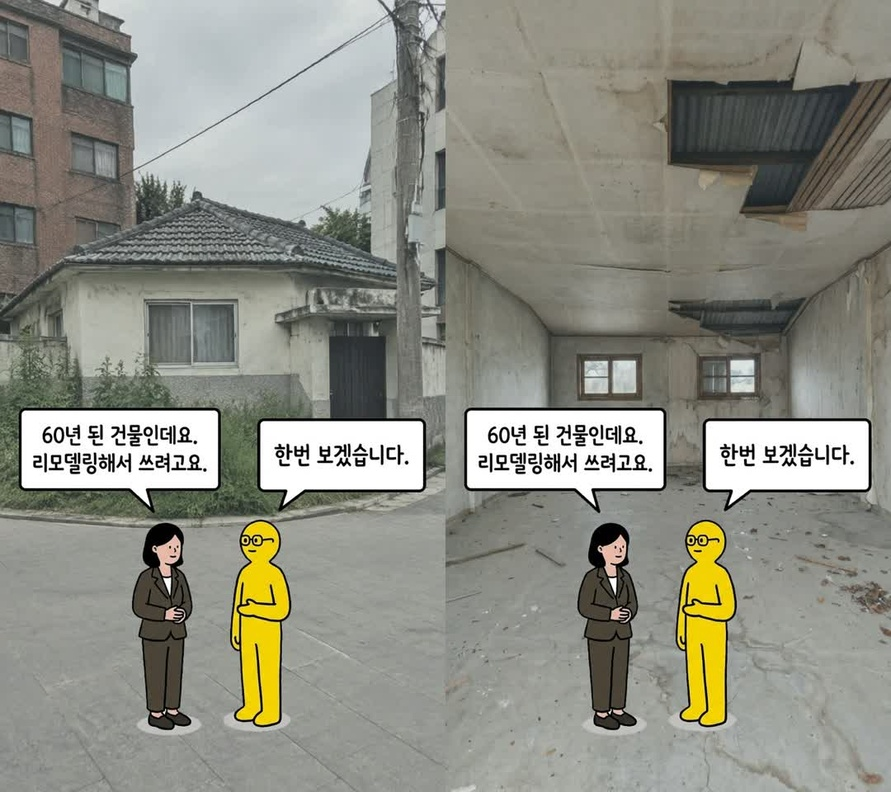
#> input picture shorts/comp/test_compare.jpg, 891 x 792 px, shrunk from 1080 x 960 before the run
$ python cutout.py test_compare.jpg s1_ext.jpg
#> lines starting #> are read from the running program, lines starting #| are printed output that depends on the picture; after the words box and inside, x2 and y2 are one past the last pixel; in counts of white or black regions, pixels touching at a corner belong together
import sys
from PIL import Image, ImageDraw, ImageFilter
import numpy as np

src, out = sys.argv[1], sys.argv[2]
im = Image.open(src).convert("RGB")
#> im is the input picture: PIL image 891x792 RGB; mean R, G, B 141.4, 142.1, 131.8
w, h = im.size
#> w = 891; h = 792
key = im.copy()
# Flood-fill the outer white background from every border pixel with a key color
for x in range(0, w, 4):
    for y in (0, h - 1):
        if key.getpixel((x, y)) != (255, 0, 255):
            ImageDraw.floodfill(key, (x, y), (255, 0, 255), thresh=40)
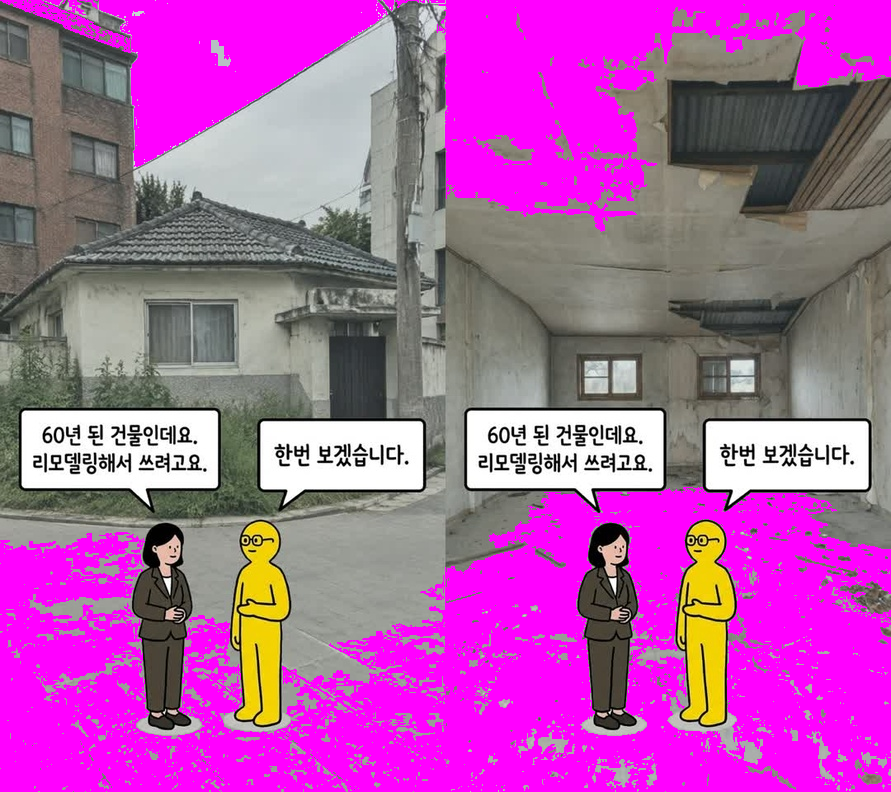
#> key: PIL image 891x792 RGB; mean R, G, B 174.3, 91.5, 166.3
for y in range(0, h, 4):
    for x in (0, w - 1):
        if key.getpixel((x, y)) != (255, 0, 255):
            ImageDraw.floodfill(key, (x, y), (255, 0, 255), thresh=40)
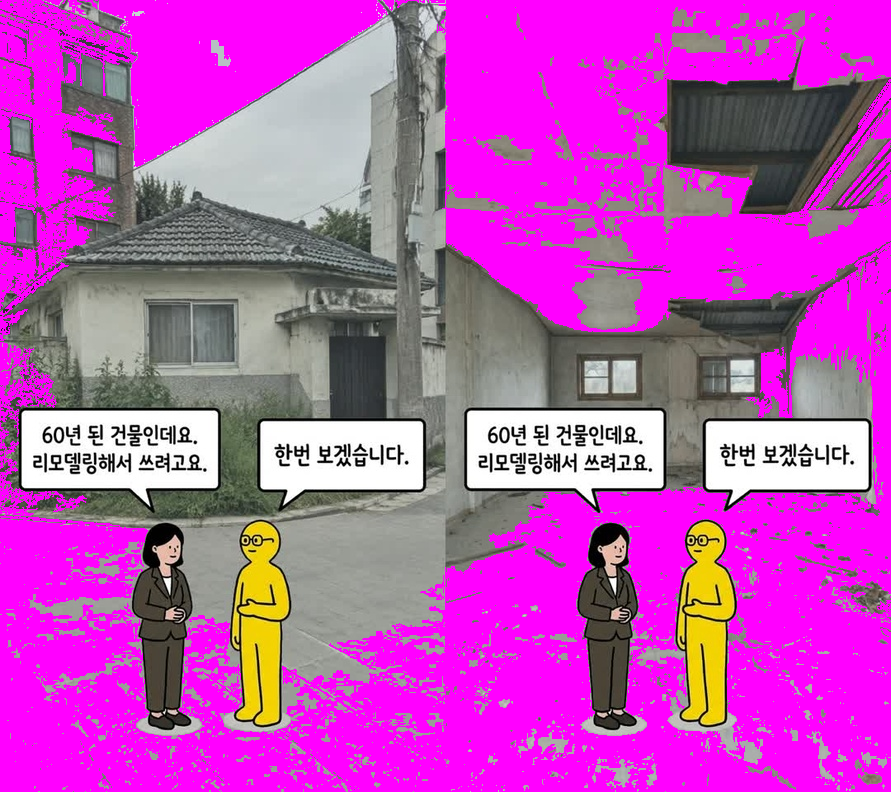
#> key: PIL image 891x792 RGB; mean R, G, B 189.7, 77.9, 183.2
k = np.array(key)
bg = (k[..., 0] == 255) & (k[..., 1] == 0) & (k[..., 2] == 255)
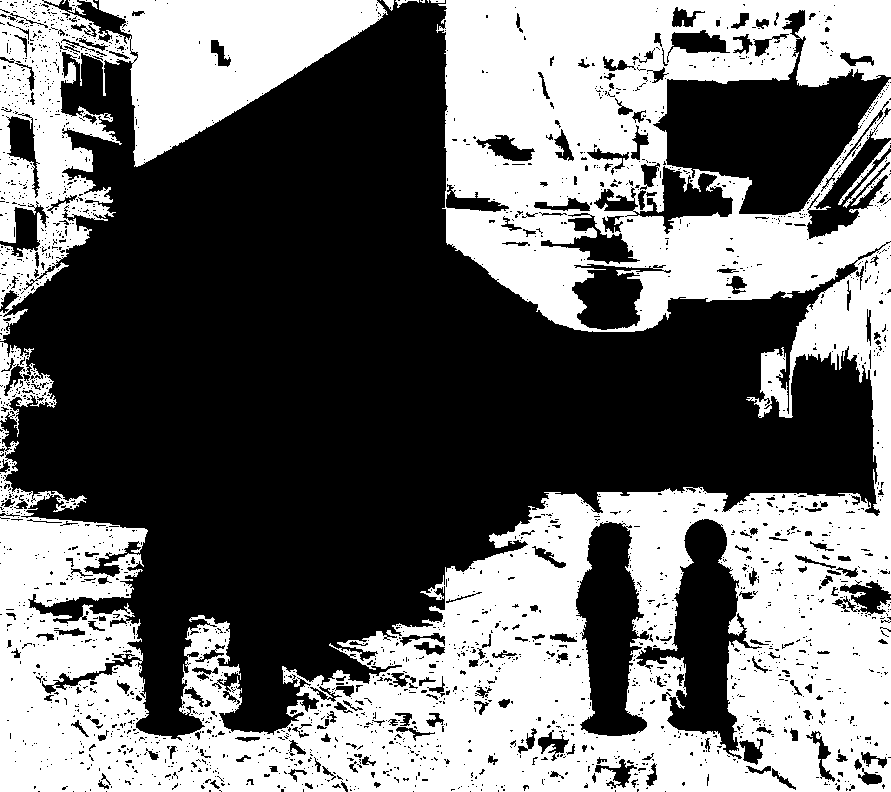
#> bg: shape (792, 891) bool; 44% white; 15 white regions (6 under 20 px), largest, box (x1, y1, x2, y2) and area: (0, 0, 891, 792) 263393, (0, 0, 388, 341) 44632, (0, 342, 57, 437) 1929
alpha = Image.fromarray(np.where(bg, 0, 255).astype(np.uint8))
# Slightly shrink and soften the mask edge to remove white halo
alpha = alpha.filter(ImageFilter.MinFilter(3)).filter(ImageFilter.GaussianBlur(0.7))
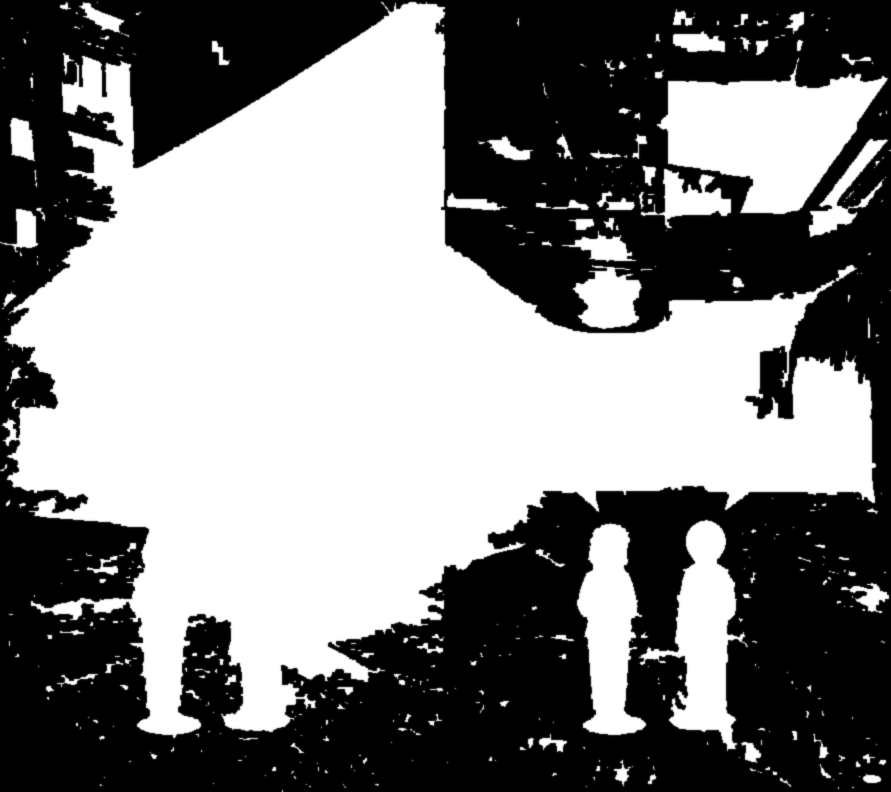
#> alpha: PIL image 891x792 L; min 0, max 255, mean 128.3
rgba = im.convert("RGBA")
rgba.putalpha(alpha)
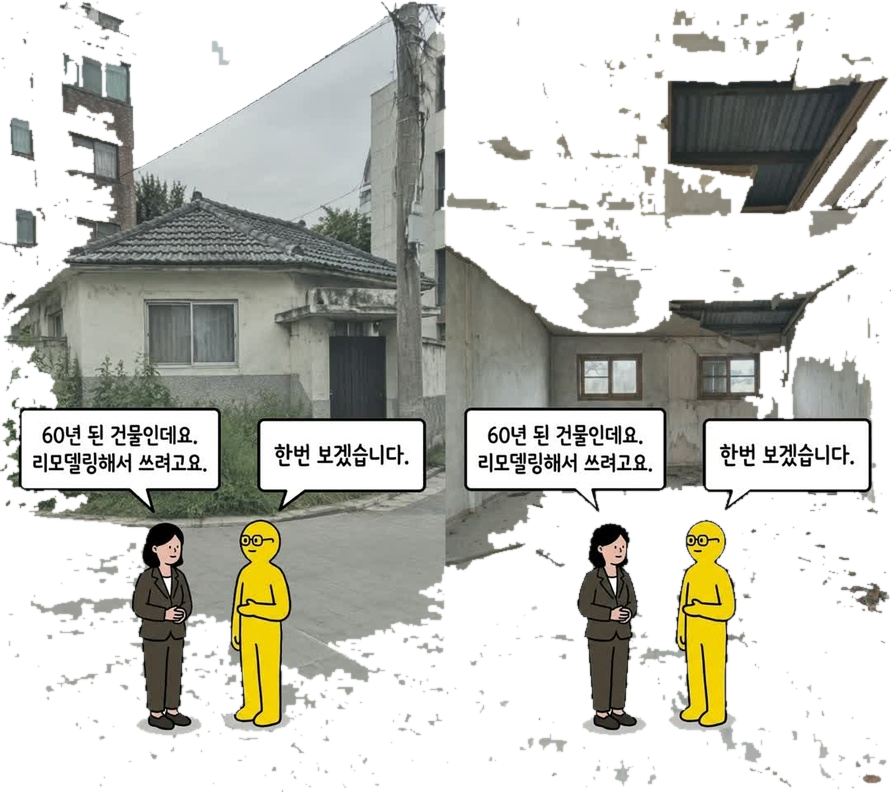
#> rgba: PIL image 891x792 RGBA; mean R, G, B, A 141.4, 142.1, 131.8, 128.3; transparent parts drawn white
rgba = rgba.crop(rgba.getbbox())
rgba.save(out)
print(rgba.size)
#| (891, 792)

$ run again, on shorts/comp/s1_ext_v2.jpg
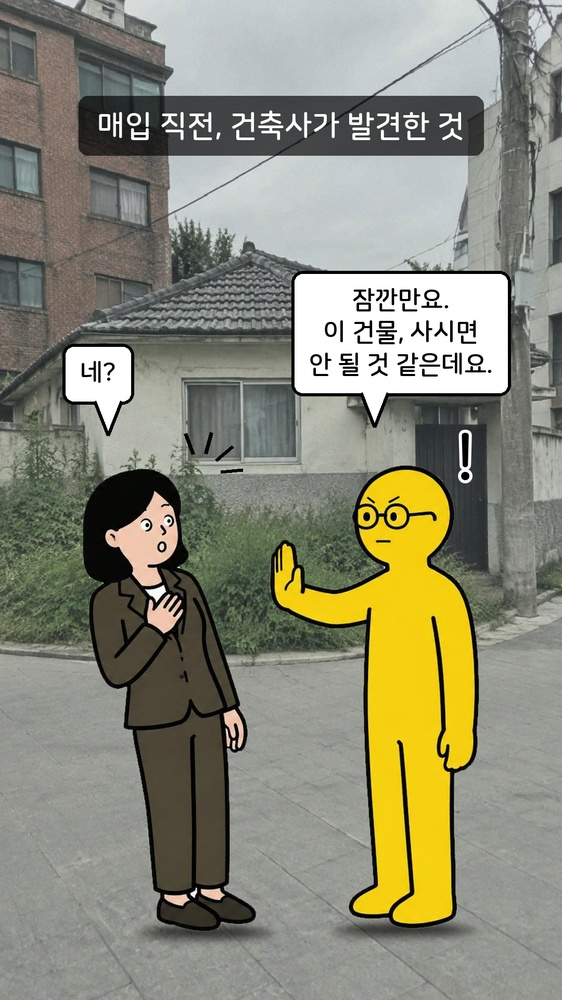
#> input picture shorts/comp/s1_ext_v2.jpg, 562 x 1000 px, shrunk from 1080 x 1920 before the run
#> im is the input picture: PIL image 562x1000 RGB; mean R, G, B 139.1, 138.5, 119.8
#> `bg = (k[..., 0] == 255) & (k[..., 1] == 0) & (k[..., 2] == 255)`:
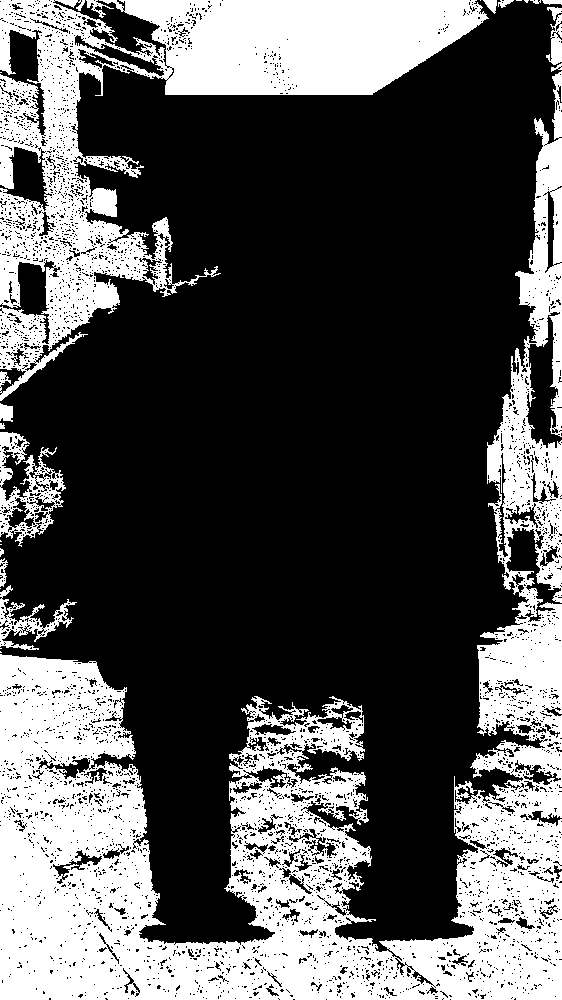
#> bg: shape (1000, 562) bool; 33.3% white; 25 white regions (9 under 20 px), largest, box (x1, y1, x2, y2) and area: (0, 71, 562, 1000) 125127, (0, 0, 489, 401) 56280, (0, 432, 66, 547) 2847
#> `rgba = rgba.crop(rgba.getbbox())`:
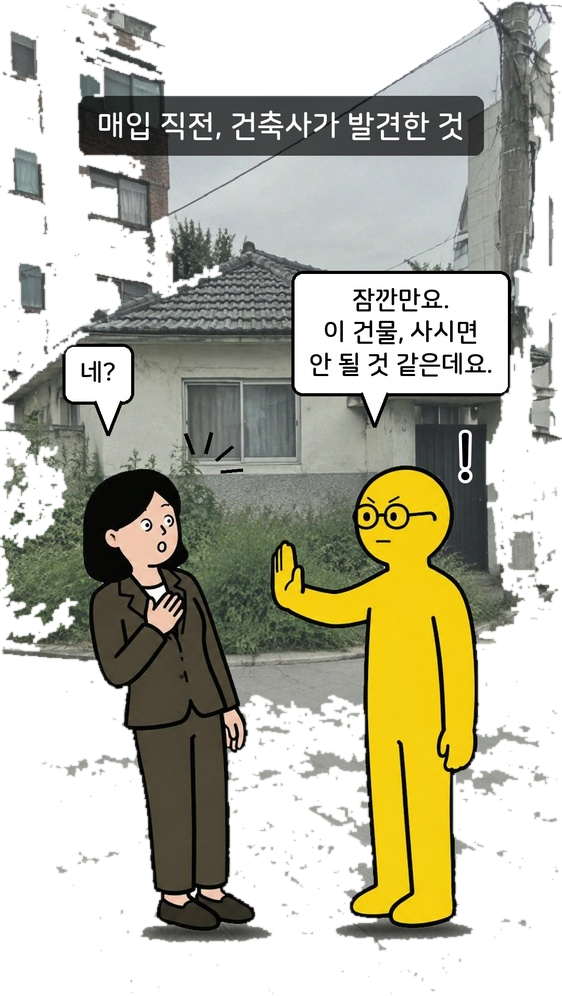
#> rgba: PIL image 562x996 RGBA; mean R, G, B, A 139.1, 138.5, 119.7, 153.8; transparent parts drawn white
#| (562, 996)

$ run again, on shorts/comp/test_ext.jpg
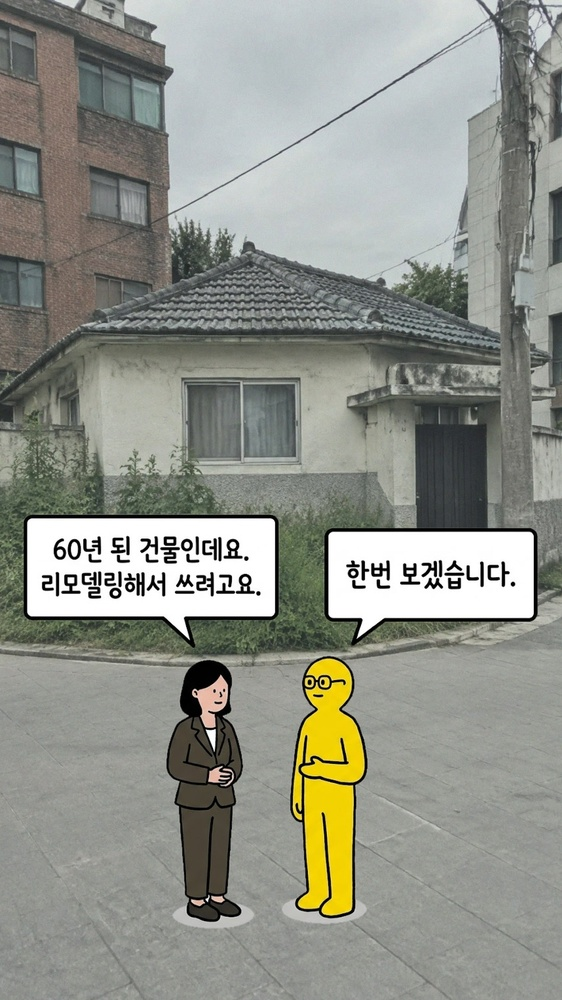
#> input picture shorts/comp/test_ext.jpg, 562 x 1000 px, shrunk from 1080 x 1920 before the run
#> im is the input picture: PIL image 562x1000 RGB; mean R, G, B 144.5, 146.8, 137.9
#> `bg = (k[..., 0] == 255) & (k[..., 1] == 0) & (k[..., 2] == 255)`:
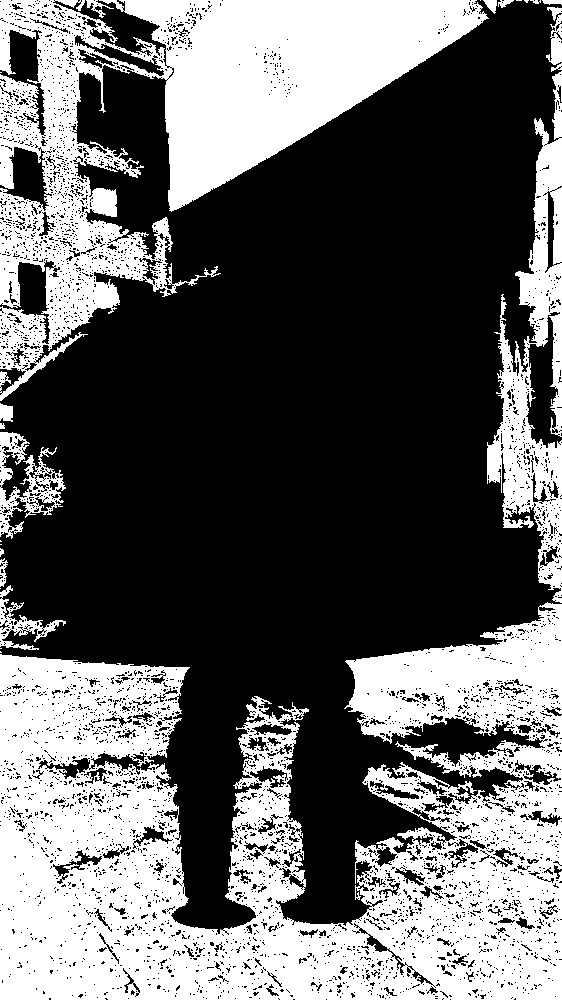
#> bg: shape (1000, 562) bool; 39% white; 26 white regions (9 under 20 px), largest, box (x1, y1, x2, y2) and area: (0, 602, 562, 1000) 130001, (0, 0, 489, 401) 69080, (487, 71, 562, 603) 15031
#> `rgba = rgba.crop(rgba.getbbox())`:
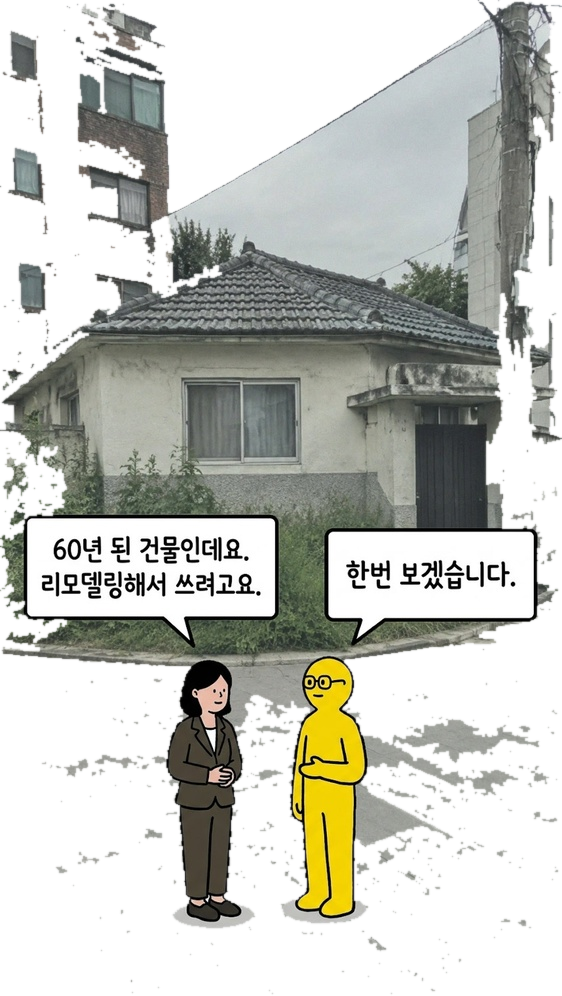
#> rgba: PIL image 562x996 RGBA; mean R, G, B, A 144.5, 146.8, 137.9, 138; transparent parts drawn white
#| (562, 996)

$ run again, on shorts/comp/test_int.jpg
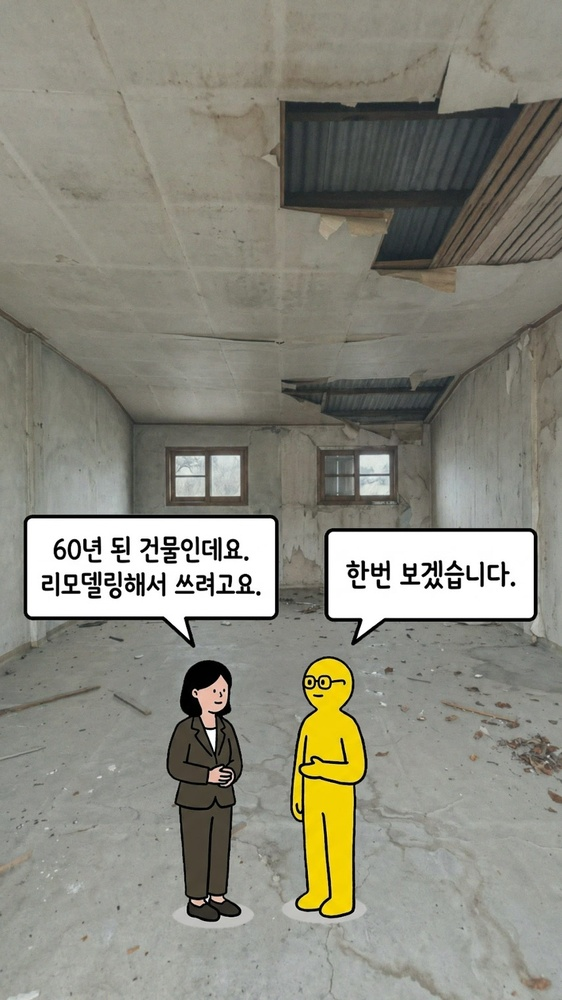
#> input picture shorts/comp/test_int.jpg, 562 x 1000 px, shrunk from 1080 x 1920 before the run
#> im is the input picture: PIL image 562x1000 RGB; mean R, G, B 138.5, 137.6, 125.9
#> `bg = (k[..., 0] == 255) & (k[..., 1] == 0) & (k[..., 2] == 255)`:
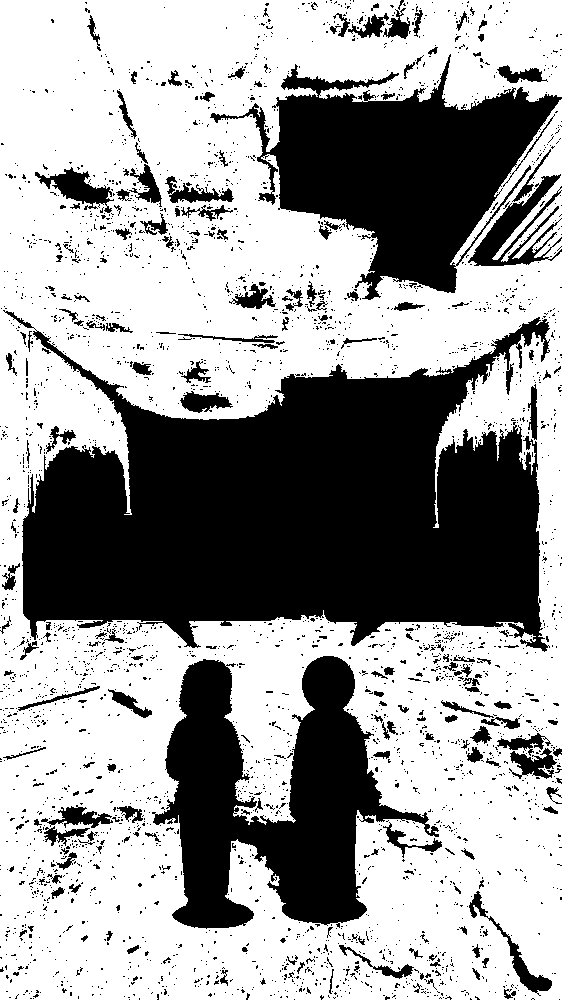
#> bg: shape (1000, 562) bool; 61.3% white; 3079 black regions (2872 under 20 px), largest, box (x1, y1, x2, y2) and area: (3, 310, 550, 652) 110482, (210, 54, 562, 300) 37542, (152, 656, 439, 929) 36216
#> `rgba = rgba.crop(rgba.getbbox())`:
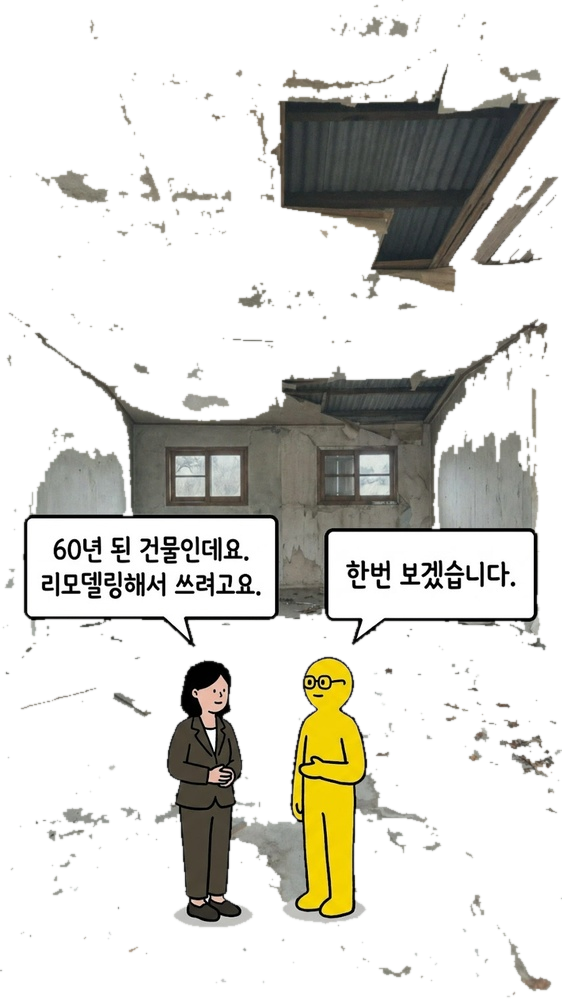
#> rgba: PIL image 562x999 RGBA; mean R, G, B, A 138.5, 137.6, 125.8, 83.3; transparent parts drawn white
#| (562, 999)
